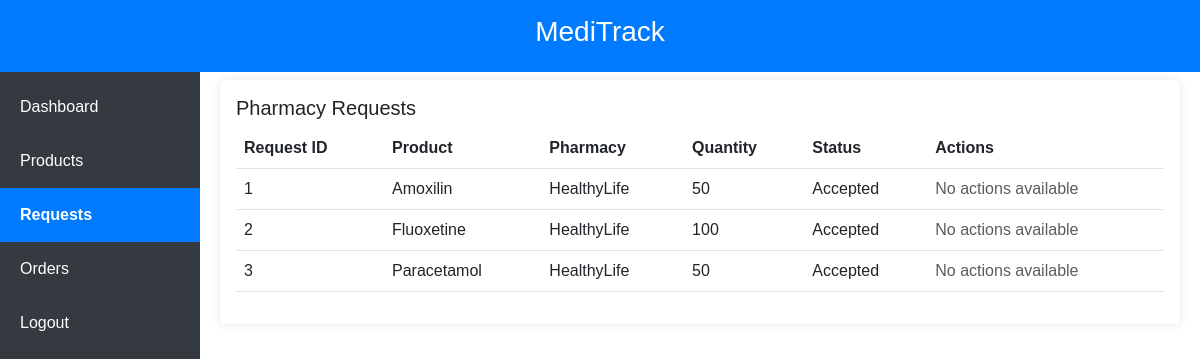
The app's page /supplier_requests (signed in), older data.
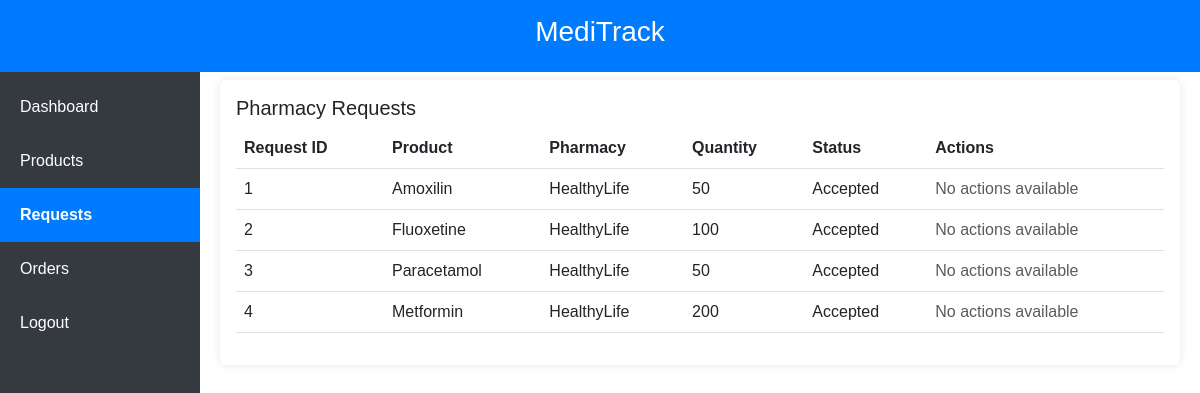
The same page, newer data.
### database.py (models this page shows, shortened)
class User(db.Model, UserMixin):
    id = db.Column(db.Integer, primary_key=True)
    name = db.Column(db.String(100), nullable=False)
    email = db.Column(db.String(120), unique=True, nullable=False)
    password_hash = db.Column(db.String(128), nullable=False)
    role = db.Column(db.String(20), nullable=False)

class Product(db.Model):
    id = db.Column(db.Integer, primary_key=True)
    name = db.Column(db.String(100), nullable=False)
    supplier_id = db.Column(db.Integer, db.ForeignKey('user.id'), nullable=False)
    supplier = db.relationship('database.User', backref='products')
    quantity = db.Column(db.Integer, nullable=False)
    expiry_date = db.Column(db.Date, nullable=False)

class Request(db.Model):
    id = db.Column(db.Integer, primary_key=True)
    product_id = db.Column(db.Integer, db.ForeignKey('product.id'), nullable=False)
    product = db.relationship('Product', backref='requests')
    customer_id = db.Column(db.Integer, db.ForeignKey('user.id'), nullable=False)
    customer = db.relationship('database.User', backref='customer_requests', foreign_keys=[customer_id])
    customer_name = db.Column(db.String(100), nullable=False)
    target_id = db.Column(db.Integer, db.ForeignKey('user.id'), nullable=False)
    target = db.relationship('database.User', backref='target_requests', foreign_keys=[target_id])
    quantity = db.Column(db.Integer, nullable=False)
    status = db.Column(db.String(20), default='Pending')

### app.py (the view)
@app.route('/supplier_requests')
@login_required
def supplier_requests():
    if current_user.role != 'Supplier':
        return redirect(url_for(f"{current_user.role.lower()}_dashboard"))
    requests = Request.query.filter_by(target_id=current_user.id).all()
    requests_data = [
        {
            'id': req.id,
            'product_name': req.product.name,
            'quantity': req.quantity,
            'pharmacy_name': req.customer.name,
            'status': req.status
        } for req in requests
    ]
    return render_template('supplier_requests.html', requests=requests_data)

### app.py (called while the page is built)
@login_manager.user_loader
def load_user(user_id):
    return User.query.get(int(user_id))

### templates/supplier_requests.html (shortened to what this page needs)
{% extends "base.html" %}
{% block content %}
<div class="card">
    <div class="card-body">
        <h5>Pharmacy Requests</h5>
        <table class="table table-hover">
            <thead>
                <tr>
                    <th>Request ID</th>
                    <th>Product</th>
                    <th>Pharmacy</th>
                    <th>Quantity</th>
                    <th>Status</th>
                    <th>Actions</th>
                </tr>
            </thead>
            <tbody>
                {% for req in requests %}
                <tr>
                    <td>{{ req.id }}</td>
                    <td>{{ req.product_name }}</td>
                    <td>{{ req.pharmacy_name }}</td>
                    <td>{{ req.quantity }}</td>
                    <td>{{ req.status }}</td>
                    <td>
                        {% if req.status == 'Pending' %}
                        <a href="{{ url_for('accept_request', request_id=req.id) }}" class="btn btn-success btn-sm">Accept</a>
                        <a href="{{ url_for('reject_request', request_id=req.id) }}" class="btn btn-danger btn-sm">Reject</a>
                        {% else %}
                        <span class="text-muted">No actions available</span>
                        {% endif %}
                    </td>
                </tr>
                {% endfor %}
            </tbody>
        </table>
    </div>
</div>
{% endblock %}

Row changes from the older to the newer data that the page shows:
added Product: product_name "Metformin"
added Request: status "Accepted"
Text that changed along with them:
new list line: "4 200 No actions available"
new list line: "HealthyLife"
